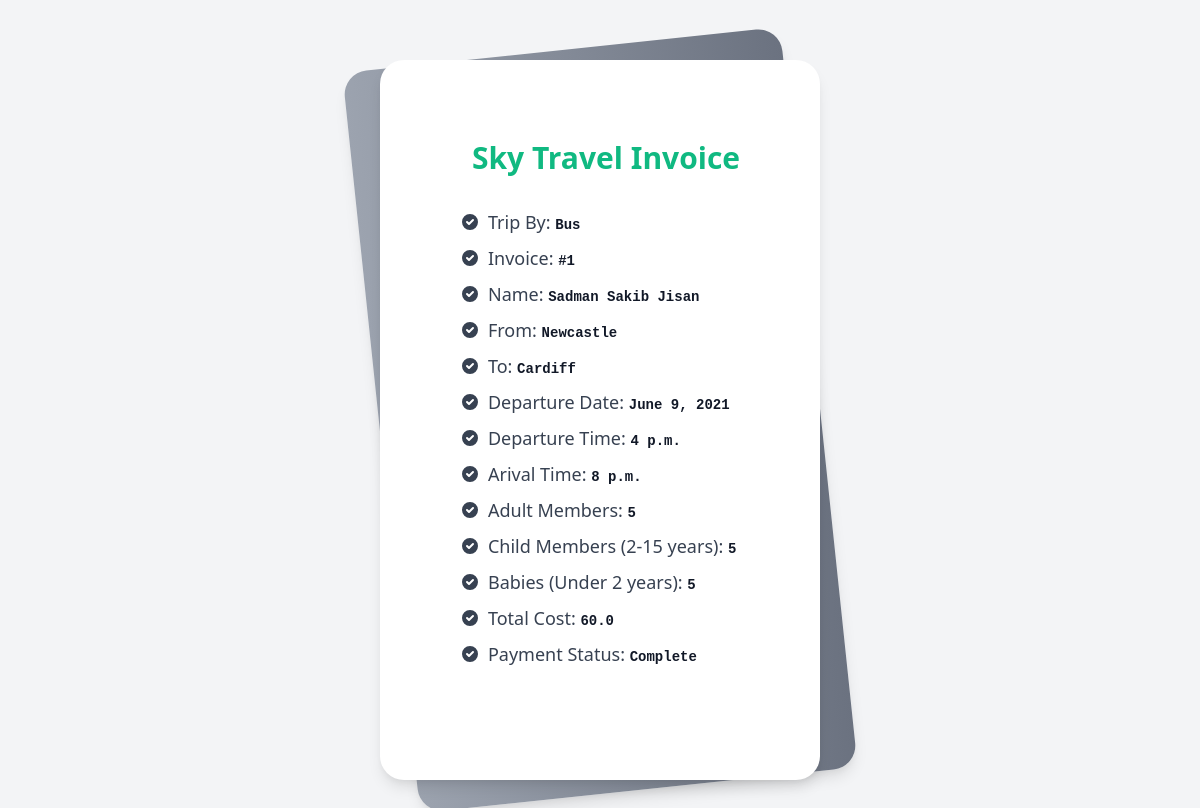
The app's page /invoice/Bus/1/ (signed in) with its own data.
### SkyTravel/models.py (models this page shows, shortened)
class BusTrip(models.Model):
    ticket = models.UUIDField(default=uuid.uuid4, editable=False, unique=True)
    user = models.ForeignKey(User, on_delete=models.CASCADE)
    flight = models.ForeignKey(BusChart, on_delete=models.CASCADE)
    adult = models.BigIntegerField()
    child = models.BigIntegerField()
    baby = models.BigIntegerField()
    totalcost = models.FloatField()
    departureDate = models.DateField()
    payment = models.CharField(max_length=120)

class BusChart(models.Model):
    fromP = models.ForeignKey(Places, on_delete=models.CASCADE, related_name="fromPB")
    toP = models.ForeignKey(Places, on_delete=models.CASCADE, related_name="toPB")
    departure = models.TimeField()
    arival = models.TimeField()
    adultcost = models.FloatField()
    childcost = models.FloatField()

class Places(models.Model):
    name = models.CharField(max_length=120)
    def __str__(self):
        return self.name

### SkyTravel/views.py (the view)
# urls.py: path('invoice/Bus/<int:id>/', businvoice, name="busticket"),
@login_required(login_url='/login/')
def businvoice(request, id):
    uid = request.user.id
    user = User.objects.get(id=uid)
    bustrip = BusTrip.objects.get(id=id)
    context = {
            'flight': bustrip,
            'trip': bustrip.flight,
            'user': user,
            'tripby': "Bus"
        }
    return render(request, 'SkyTravel/invoice.html', context)

### template/SkyTravel/invoice.html (shortened to what this page needs)
<link href="https://cdnjs.cloudflare.com/ajax/libs/font-awesome/5.15.3/css/all.min.css" rel="stylesheet">
<link href="https://unpkg.com/tailwindcss@^2/dist/tailwind.min.css" rel="stylesheet">
<div class="min-h-screen bg-gray-100 py-6 flex flex-col justify-center sm:py-12">
  <div class="relative py-3 sm:max-w-xl sm:mx-auto">
    <div class="relative px-4 py-10 bg-white shadow-lg sm:rounded-3xl sm:p-20">
      <div class="max-w-md mx-auto">
        <div class="flex flex-row">
                <span class="ml-3 text-3xl text-green-500 font-bold">Sky Travel Invoice</span>
        </div>
        <div class="divide-y divide-gray-200">
          <div class="py-8 text-base leading-6 space-y-4 text-gray-700 sm:text-lg sm:leading-7">
            <ul class="list-disc space-y-2">
              <li class="flex items-start">
                <span class="h-6 flex items-center sm:h-7">
                  <svg class="flex-shrink-0 h-5 w-5 text-cyan-500" viewBox="0 0 20 20" fill="currentColor">
                    <path fill-rule="evenodd" d="M10 18a8 8 0 100-16 8 8 0 000 16zm3.707-9.293a1 1 0 00-1.414-1.414L9 10.586 7.707 9.293a1 1 0 00-1.414 1.414l2 2a1 1 0 001.414 0l4-4z" clip-rule="evenodd" />
                  </svg>
                </span>
                <p class="ml-2">
                  Trip By:
                  <code class="text-sm font-bold text-gray-900">{{tripby}}</code>
                </p>
              </li>
              <li class="flex items-start">
                <span class="h-6 flex items-center sm:h-7">
                  <svg class="flex-shrink-0 h-5 w-5 text-cyan-500" viewBox="0 0 20 20" fill="currentColor">
                    <path fill-rule="evenodd" d="M10 18a8 8 0 100-16 8 8 0 000 16zm3.707-9.293a1 1 0 00-1.414-1.414L9 10.586 7.707 9.293a1 1 0 00-1.414 1.414l2 2a1 1 0 001.414 0l4-4z" clip-rule="evenodd" />
                  </svg>
                </span>
                <p class="ml-2">
                  Invoice:
                  <code class="text-sm font-bold text-gray-900">#{{flight.id}}</code>
                </p>
              </li>
              <li class="flex items-start">
                <span class="h-6 flex items-center sm:h-7">
                  <svg class="flex-shrink-0 h-5 w-5 text-cyan-500" viewBox="0 0 20 20" fill="currentColor">
                    <path fill-rule="evenodd" d="M10 18a8 8 0 100-16 8 8 0 000 16zm3.707-9.293a1 1 0 00-1.414-1.414L9 10.586 7.707 9.293a1 1 0 00-1.414 1.414l2 2a1 1 0 001.414 0l4-4z" clip-rule="evenodd" />
                  </svg>
                </span>
                <p class="ml-2">
                  Name:
                  <code class="text-sm font-bold text-gray-900">{{user.first_name}} {{user.last_name}}</code>
                </p>
              </li>
              <li class="flex items-start">
                <span class="h-6 flex items-center sm:h-7">
                  <svg class="flex-shrink-0 h-5 w-5 text-cyan-500" viewBox="0 0 20 20" fill="currentColor">
                    <path fill-rule="evenodd" d="M10 18a8 8 0 100-16 8 8 0 000 16zm3.707-9.293a1 1 0 00-1.414-1.414L9 10.586 7.707 9.293a1 1 0 00-1.414 1.414l2 2a1 1 0 001.414 0l4-4z" clip-rule="evenodd" />
                  </svg>
                </span>
                <p class="ml-2">
                  From:
                  <code class="text-sm font-bold text-gray-900">{{trip.fromP}}</code>
                </p>
              </li>
              <li class="flex items-start">
                <span class="h-6 flex items-center sm:h-7">
                  <svg class="flex-shrink-0 h-5 w-5 text-cyan-500" viewBox="0 0 20 20" fill="currentColor">
                    <path fill-rule="evenodd" d="M10 18a8 8 0 100-16 8 8 0 000 16zm3.707-9.293a1 1 0 00-1.414-1.414L9 10.586 7.707 9.293a1 1 0 00-1.414 1.414l2 2a1 1 0 001.414 0l4-4z" clip-rule="evenodd" />
                  </svg>
                </span>
                <p class="ml-2">
                  To:
                  <code class="text-sm font-bold text-gray-900">{{trip.toP}}</code>
                </p>
              </li>
              <li class="flex items-start">
                <span class="h-6 flex items-center sm:h-7">
                  <svg class="flex-shrink-0 h-5 w-5 text-cyan-500" viewBox="0 0 20 20" fill="currentColor">
                    <path fill-rule="evenodd" d="M10 18a8 8 0 100-16 8 8 0 000 16zm3.707-9.293a1 1 0 00-1.414-1.414L9 10.586 7.707 9.293a1 1 0 00-1.414 1.414l2 2a1 1 0 001.414 0l4-4z" clip-rule="evenodd" />
                  </svg>
                </span>
                <p class="ml-2">
                  Departure Date:
                  <code class="text-sm font-bold text-gray-900">{{flight.departureDate}}</code>
                </p>
              </li>
              <li class="flex items-start">
                <span class="h-6 flex items-center sm:h-7">
                  <svg class="flex-shrink-0 h-5 w-5 text-cyan-500" viewBox="0 0 20 20" fill="currentColor">
                    <path fill-rule="evenodd" d="M10 18a8 8 0 100-16 8 8 0 000 16zm3.707-9.293a1 1 0 00-1.414-1.414L9 10.586 7.707 9.293a1 1 0 00-1.414 1.414l2 2a1 1 0 001.414 0l4-4z" clip-rule="evenodd" />
                  </svg>
                </span>
                <p class="ml-2">
                  Departure Time:
                  <code class="text-sm font-bold text-gray-900">{{trip.departure}}</code>
                </p>
              </li>
              <li class="flex items-start">
                <span class="h-6 flex items-center sm:h-7">
                  <svg class="flex-shrink-0 h-5 w-5 text-cyan-500" viewBox="0 0 20 20" fill="currentColor">
                    <path fill-rule="evenodd" d="M10 18a8 8 0 100-16 8 8 0 000 16zm3.707-9.293a1 1 0 00-1.414-1.414L9 10.586 7.707 9.293a1 1 0 00-1.414 1.414l2 2a1 1 0 001.414 0l4-4z" clip-rule="evenodd" />
                  </svg>
                </span>
                <p class="ml-2">
                  Arival Time:
                  <code class="text-sm font-bold text-gray-900">{{trip.arival}}</code>
                </p>
              </li>
              <li class="flex items-start">
                <span class="h-6 flex items-center sm:h-7">
                  <svg class="flex-shrink-0 h-5 w-5 text-cyan-500" viewBox="0 0 20 20" fill="currentColor">
                    <path fill-rule="evenodd" d="M10 18a8 8 0 100-16 8 8 0 000 16zm3.707-9.293a1 1 0 00-1.414-1.414L9 10.586 7.707 9.293a1 1 0 00-1.414 1.414l2 2a1 1 0 001.414 0l4-4z" clip-rule="evenodd" />
                  </svg>
                </span>
                <p class="ml-2">
                  Adult Members:
                  <code class="text-sm font-bold text-gray-900">{{flight.adult}}</code>
                </p>
              </li>
              <li class="flex items-start">
                <span class="h-6 flex items-center sm:h-7">
                  <svg class="flex-shrink-0 h-5 w-5 text-cyan-500" viewBox="0 0 20 20" fill="currentColor">
                    <path fill-rule="evenodd" d="M10 18a8 8 0 100-16 8 8 0 000 16zm3.707-9.293a1 1 0 00-1.414-1.414L9 10.586 7.707 9.293a1 1 0 00-1.414 1.414l2 2a1 1 0 001.414 0l4-4z" clip-rule="evenodd" />
                  </svg>
                </span>
                <p class="ml-2">
                  Child Members (2-15 years):
                  <code class="text-sm font-bold text-gray-900">{{flight.child}}</code>
                </p>
              </li>
              <li class="flex items-start">
                <span class="h-6 flex items-center sm:h-7">
                  <svg class="flex-shrink-0 h-5 w-5 text-cyan-500" viewBox="0 0 20 20" fill="currentColor">
                    <path fill-rule="evenodd" d="M10 18a8 8 0 100-16 8 8 0 000 16zm3.707-9.293a1 1 0 00-1.414-1.414L9 10.586 7.707 9.293a1 1 0 00-1.414 1.414l2 2a1 1 0 001.414 0l4-4z" clip-rule="evenodd" />
                  </svg>
                </span>
                <p class="ml-2">
                  Babies (Under 2 years):
                  <code class="text-sm font-bold text-gray-900">{{flight.baby}}</code>
                </p>
              </li>
              <li class="flex items-start">
                <span class="h-6 flex items-center sm:h-7">
                  <svg class="flex-shrink-0 h-5 w-5 text-cyan-500" viewBox="0 0 20 20" fill="currentColor">
                    <path fill-rule="evenodd" d="M10 18a8 8 0 100-16 8 8 0 000 16zm3.707-9.293a1 1 0 00-1.414-1.414L9 10.586 7.707 9.293a1 1 0 00-1.414 1.414l2 2a1 1 0 001.414 0l4-4z" clip-rule="evenodd" />
                  </svg>
                </span>
                <p class="ml-2">
                  Total Cost:
                  <code class="text-sm font-bold text-gray-900">{{flight.totalcost}}</code>
                </p>
              </li>
              <li class="flex items-start">
                <span class="h-6 flex items-center sm:h-7">
                  <svg class="flex-shrink-0 h-5 w-5 text-cyan-500" viewBox="0 0 20 20" fill="currentColor">
                    <path fill-rule="evenodd" d="M10 18a8 8 0 100-16 8 8 0 000 16zm3.707-9.293a1 1 0 00-1.414-1.414L9 10.586 7.707 9.293a1 1 0 00-1.414 1.414l2 2a1 1 0 001.414 0l4-4z" clip-rule="evenodd" />
                  </svg>
                </span>
                <p class="ml-2">
                  Payment Status:
                  <code class="text-sm font-bold text-gray-900">{{flight.payment}}</code>
                </p>
              </li>
            </ul>
          </div>
        </div>
      </div>
    </div>
  </div>
</div>

### records on screen
BusTrip: id "1", departureDate "June 9, 2021", adult "5", child "5", baby "5", totalcost "60.0", payment "Complete"
BusChart: fromP "Newcastle", toP "Cardiff", departure "4 p.m.", arival "8 p.m."

### other values on screen
{{ tripby }} "Bus"
{{ user.first_name }} "Sadman Sakib"
{{ user.last_name }} "Jisan"
